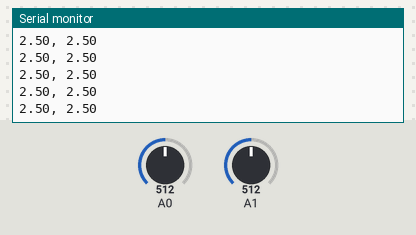
Bench run of a sketch on a simulated Arduino Uno, built with avr-gcc and run on an emulated ATmega328P. Parts: the last lines printed to the serial monitor. Inputs (shaded band) come from the test bench; at power-on: A0 = 512, A1 = 512.

Above: at 1.2 s.
1.3 s: A0 set to 716
At 2.4 s:
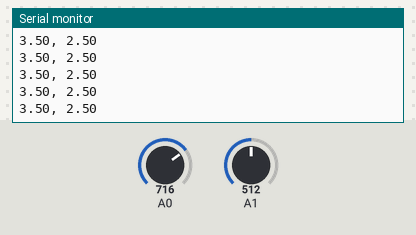
2.8 s: A1 set to 716
At 3.4 s:
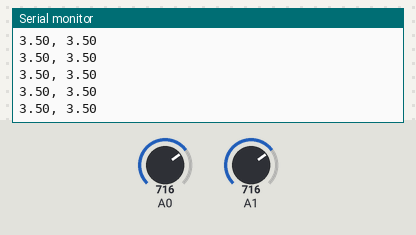
4.3 s: A0 set to 900
At 5.4 s:
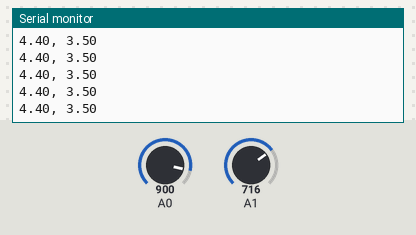
5.8 s: A1 set to 900
At 6.6 s:
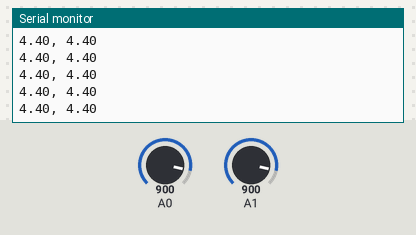
Timing chart, 0 to 8.8 s (numbered marks = the images above; inputs shaded):
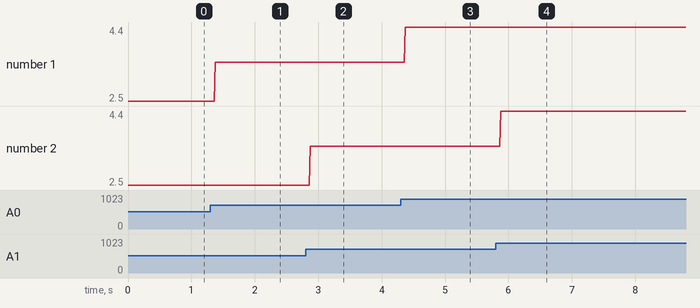

The sketch:

Voltage_test.ino
```cpp
// the setup routine runs once when you press reset:
void setup() {
  // initialize serial communication at 9600 bits per second:
  Serial.begin(9600);
}

// the loop routine runs over and over again forever:
void loop() {
  // read the input on analog pin 0:
  int sensorValue = analogRead(A0);
  // Convert the analog reading (which goes from 0 - 1023) to a voltage (0 - 5V):
  float voltage = sensorValue * (5.0 / 1023.0);
    int sensorValue1 = analogRead(A1);
  // Convert the analog reading (which goes from 0 - 1023) to a voltage (0 - 5V):
  float voltage1 = sensorValue1 * (5.0 / 1023.0);
    // print out the value you read:
  Serial.print(voltage);
  Serial.print(", ");
  Serial.println(voltage1);
}
```

Measured:
- after the input at 1.3 s, the serial monitor: prints a new line after 0.07 s (image 1)
- after the input at 2.8 s, the serial monitor: prints a new line after 0.07 s (image 2)
- after the input at 4.3 s, the serial monitor: prints a new line after 0.07 s (image 3)
- after the input at 5.8 s, the serial monitor: prints a new line after 0.08 s (image 4)
- plotted number 1: 2.5 → 3.5 after the input at 1.3 s, 3.5 → 4.4 after the input at 4.3 s
